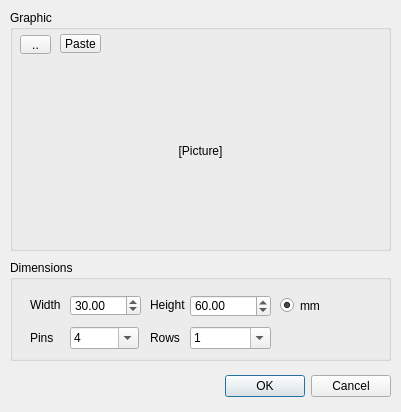
<?xml version="1.0" encoding="UTF-8"?>
<ui version="4.0">
 <class>NewGraphicItemDialog</class>
 <widget class="QDialog" name="NewGraphicItemDialog">
  <property name="windowModality">
   <enum>Qt::ApplicationModal</enum>
  </property>
  <property name="geometry">
   <rect>
    <x>0</x>
    <y>0</y>
    <width>401</width>
    <height>412</height>
   </rect>
  </property>
  <property name="windowTitle">
   <string>Add Graphic Item</string>
  </property>
  <widget class="QDialogButtonBox" name="buttonBox">
   <property name="geometry">
    <rect>
     <x>50</x>
     <y>370</y>
     <width>341</width>
     <height>32</height>
    </rect>
   </property>
   <property name="orientation">
    <enum>Qt::Horizontal</enum>
   </property>
   <property name="standardButtons">
    <set>QDialogButtonBox::Cancel|QDialogButtonBox::Ok</set>
   </property>
  </widget>
  <widget class="QGroupBox" name="groupBox">
   <property name="geometry">
    <rect>
     <x>10</x>
     <y>10</y>
     <width>381</width>
     <height>241</height>
    </rect>
   </property>
   <property name="title">
    <string>Graphic</string>
   </property>
   <widget class="QLabel" name="ComponentPicturelabel">
    <property name="geometry">
     <rect>
      <x>10</x>
      <y>50</y>
      <width>361</width>
      <height>181</height>
     </rect>
    </property>
    <property name="sizePolicy">
     <sizepolicy hsizetype="Fixed" vsizetype="Fixed">
      <horstretch>0</horstretch>
      <verstretch>0</verstretch>
     </sizepolicy>
    </property>
    <property name="styleSheet">
     <string notr="true"/>
    </property>
    <property name="text">
     <string>[Picture]</string>
    </property>
    <property name="alignment">
     <set>Qt::AlignCenter</set>
    </property>
   </widget>
   <widget class="QToolButton" name="PastetoolButton">
    <property name="geometry">
     <rect>
      <x>50</x>
      <y>24</y>
      <width>41</width>
      <height>19</height>
     </rect>
    </property>
    <property name="text">
     <string>Paste</string>
    </property>
   </widget>
   <widget class="QToolButton" name="toolButton">
    <property name="geometry">
     <rect>
      <x>10</x>
      <y>25</y>
      <width>31</width>
      <height>19</height>
     </rect>
    </property>
    <property name="text">
     <string>..</string>
    </property>
   </widget>
  </widget>
  <widget class="QGroupBox" name="groupBox_2">
   <property name="geometry">
    <rect>
     <x>10</x>
     <y>260</y>
     <width>381</width>
     <height>101</height>
    </rect>
   </property>
   <property name="title">
    <string>Dimensions</string>
   </property>
   <widget class="QLabel" name="Heightlabel">
    <property name="geometry">
     <rect>
      <x>140</x>
      <y>37</y>
      <width>41</width>
      <height>16</height>
     </rect>
    </property>
    <property name="text">
     <string>Height</string>
    </property>
   </widget>
   <widget class="QComboBox" name="rowscomboBox">
    <property name="geometry">
     <rect>
      <x>180</x>
      <y>67</y>
      <width>81</width>
      <height>22</height>
     </rect>
    </property>
    <property name="editable">
     <bool>true</bool>
    </property>
    <property name="currentIndex">
     <number>0</number>
    </property>
    <item>
     <property name="text">
      <string>1</string>
     </property>
    </item>
    <item>
     <property name="text">
      <string>2</string>
     </property>
    </item>
    <item>
     <property name="text">
      <string>4</string>
     </property>
    </item>
   </widget>
   <widget class="QLabel" name="rowslabel">
    <property name="geometry">
     <rect>
      <x>140</x>
      <y>70</y>
      <width>41</width>
      <height>16</height>
     </rect>
    </property>
    <property name="text">
     <string>Rows</string>
    </property>
   </widget>
   <widget class="QDoubleSpinBox" name="HeightSpinBox">
    <property name="geometry">
     <rect>
      <x>180</x>
      <y>35</y>
      <width>81</width>
      <height>22</height>
     </rect>
    </property>
    <property name="maximum">
     <double>999.990000000000009</double>
    </property>
    <property name="value">
     <double>60.000000000000000</double>
    </property>
   </widget>
   <widget class="QLabel" name="Widthlabel">
    <property name="geometry">
     <rect>
      <x>20</x>
      <y>38</y>
      <width>47</width>
      <height>13</height>
     </rect>
    </property>
    <property name="text">
     <string>Width</string>
    </property>
   </widget>
   <widget class="QDoubleSpinBox" name="WidthSpinBox">
    <property name="geometry">
     <rect>
      <x>60</x>
      <y>35</y>
      <width>71</width>
      <height>21</height>
     </rect>
    </property>
    <property name="maximum">
     <double>999.990000000000009</double>
    </property>
    <property name="value">
     <double>30.000000000000000</double>
    </property>
   </widget>
   <widget class="QRadioButton" name="radioButton">
    <property name="geometry">
     <rect>
      <x>270</x>
      <y>37</y>
      <width>51</width>
      <height>17</height>
     </rect>
    </property>
    <property name="text">
     <string>mm</string>
    </property>
    <property name="checked">
     <bool>true</bool>
    </property>
   </widget>
   <widget class="QComboBox" name="pinscomboBox">
    <property name="geometry">
     <rect>
      <x>60</x>
      <y>67</y>
      <width>69</width>
      <height>22</height>
     </rect>
    </property>
    <property name="editable">
     <bool>true</bool>
    </property>
    <property name="currentIndex">
     <number>2</number>
    </property>
    <item>
     <property name="text">
      <string>2</string>
     </property>
    </item>
    <item>
     <property name="text">
      <string>3</string>
     </property>
    </item>
    <item>
     <property name="text">
      <string>4</string>
     </property>
    </item>
    <item>
     <property name="text">
      <string>6</string>
     </property>
    </item>
    <item>
     <property name="text">
      <string>10</string>
     </property>
    </item>
    <item>
     <property name="text">
      <string>12</string>
     </property>
    </item>
    <item>
     <property name="text">
      <string>24</string>
     </property>
    </item>
    <item>
     <property name="text">
      <string>30</string>
     </property>
    </item>
    <item>
     <property name="text">
      <string>32</string>
     </property>
    </item>
    <item>
     <property name="text">
      <string>40</string>
     </property>
    </item>
   </widget>
   <widget class="QLabel" name="pinslabel">
    <property name="geometry">
     <rect>
      <x>20</x>
      <y>70</y>
      <width>31</width>
      <height>16</height>
     </rect>
    </property>
    <property name="text">
     <string>Pins</string>
    </property>
   </widget>
  </widget>
 </widget>
 <resources/>
 <connections>
  <connection>
   <sender>buttonBox</sender>
   <signal>accepted()</signal>
   <receiver>NewGraphicItemDialog</receiver>
   <slot>accept()</slot>
   <hints>
    <hint type="sourcelabel">
     <x>248</x>
     <y>254</y>
    </hint>
    <hint type="destinationlabel">
     <x>157</x>
     <y>274</y>
    </hint>
   </hints>
  </connection>
  <connection>
   <sender>buttonBox</sender>
   <signal>rejected()</signal>
   <receiver>NewGraphicItemDialog</receiver>
   <slot>reject()</slot>
   <hints>
    <hint type="sourcelabel">
     <x>316</x>
     <y>260</y>
    </hint>
    <hint type="destinationlabel">
     <x>286</x>
     <y>274</y>
    </hint>
   </hints>
  </connection>
 </connections>
</ui>
